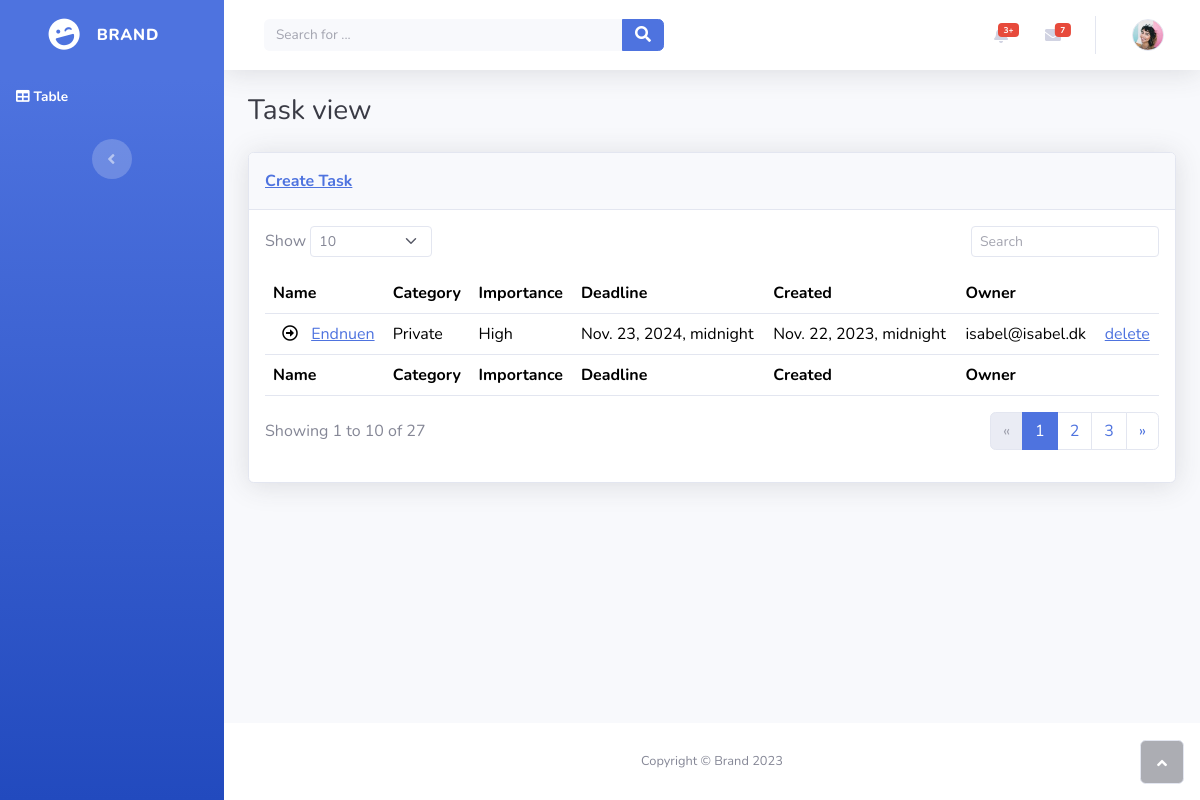
/user/dashboard/ (signed in), run on the app's committed database.
### gsd/models.py (models this page shows, shortened)
class Task(models.Model):
    task_category =[
        ('Private', 'Private'),
        ('Job', 'Job')
    ]
    task_importance =[
        ('High', 'High'),
        ('Normal', 'Normal'),
        ('Low', 'Low')
    ]
    id = models.AutoField(primary_key=True)
    name = models.CharField(max_length=100)
    creation = models.DateTimeField()
    category = models.CharField(max_length=50, choices=task_category, default='P')
    deadline = models.DateTimeField()
    content  = models.TextField()
    isdone = models.BooleanField(default=False)
    importance = models.CharField(max_length=20, choices=task_importance, default='N')
    owner = models.ForeignKey(User, on_delete=models.CASCADE)
    class Meta:
        ordering = ['deadline', '-deadline']

class User(AbstractUser):
    picture = models.ImageField(upload_to='profile_pics', null = True, blank= True)
    email = models.EmailField(unique=True)
    def __str__(self) -> str:
        return self.username

### frontend/views.py (the view)
# urls.py: path('dashboard/', views.dashboard, name ='dashboard'),
@login_required(login_url='frontend:login')
def dashboard(request):
    user_data = request.user
    print(user_data)  # Retrieve the user by ID or return a 404 page
    context = {
        'user_data:':user_data,
        'user_task': user_data.task_set.all
    }
    return render(request, 'dashboard.html', context)

### frontend/templates/dashboard.html (shortened to what this page needs)
{% load static %}
<!DOCTYPE html>
<html data-bs-theme="light" lang="en">
<head>
    <link rel="stylesheet" href={% static 'css/bootstrap.min.css' %}>
    <link rel="stylesheet" href={% static 'fonts/fontawesome-all.min.css' %}>
</head>
<body id="page-top">
    <div id="wrapper">
        <nav class="navbar align-items-start sidebar sidebar-dark accordion bg-gradient-primary p-0 navbar-dark">
            <div class="container-fluid d-flex flex-column p-0"><a class="navbar-brand d-flex justify-content-center align-items-center sidebar-brand m-0" href="#">
                    <div class="sidebar-brand-icon rotate-n-15"><i class="fas fa-laugh-wink"></i></div>
                    <div class="sidebar-brand-text mx-3"><span>Brand</span></div>
                </a>
                <ul class="navbar-nav text-light" id="accordionSidebar">
                    <li class="nav-item"><a class="nav-link active" href="table.html"><i class="fas fa-table"></i><span>Table</span></a></li>
                </ul>
                <div class="text-center d-none d-md-inline"><button class="btn rounded-circle border-0" id="sidebarToggle" type="button"></button></div>
            </div>
        </nav>
        <div class="d-flex flex-column" id="content-wrapper">
            <div id="content">
                <nav class="navbar navbar-expand bg-white shadow mb-4 topbar static-top navbar-light">
                    <div class="container-fluid"><button class="btn btn-link d-md-none rounded-circle me-3" id="sidebarToggleTop" type="button"></button>
                        <form class="d-none d-sm-inline-block me-auto ms-md-3 my-2 my-md-0 mw-100 navbar-search">
                            <div class="input-group"><input class="bg-light form-control border-0 small" type="text" placeholder="Search for ..."><button class="btn btn-primary py-0" type="button"><i class="fas fa-search"></i></button></div>
                        </form>
                        <ul class="navbar-nav flex-nowrap ms-auto">
                            <li class="nav-item dropdown no-arrow mx-1">
                                <div class="nav-item dropdown no-arrow"><a class="dropdown-toggle nav-link" aria-expanded="false" data-bs-toggle="dropdown" href="#"><span class="badge bg-danger badge-counter">3+</span></a>
                                </div>
                            </li>
                            <li class="nav-item dropdown no-arrow mx-1">
                                <div class="nav-item dropdown no-arrow"><a class="dropdown-toggle nav-link" aria-expanded="false" data-bs-toggle="dropdown" href="#"><span class="badge bg-danger badge-counter">7</span><i class="fas fa-envelope fa-fw"></i></a>
                                </div>
                            </li>
                            <li class="nav-item dropdown no-arrow">
                                <div class="nav-item dropdown no-arrow"><a class="dropdown-toggle nav-link" aria-expanded="false" data-bs-toggle="dropdown" href="#"><img class="border rounded-circle img-profile" src="assets/img/avatars/avatar1.jpeg"></a>
                                </div>
                            </li>
                        </ul>
                    </div>
                </nav>
                <div class="container-fluid">
                    <h3 class="text-dark mb-4">Task view</h3>
                    <div class="card shadow">
                        <div class="card-header py-3">
                            <p class="text-primary m-0 fw-bold">
                                <a href="{% url 'frontend:taskcreate' %}"> Create Task </a>
                              </p>
                        </div>
                        <div class="card-body">
                            <div class="row">
                                <div class="col-md-6 text-nowrap">
                                    <div id="dataTable_length" class="dataTables_length" aria-controls="dataTable"><label class="form-label">Show&nbsp;<select class="d-inline-block form-select form-select-sm">
                                                <option value="10" selected="">10</option>
                                            </select>&nbsp;</label></div>
                                </div>
                                <div class="col-md-6">
                                    <div class="text-md-end dataTables_filter" id="dataTable_filter"><label class="form-label"><input type="search" class="form-control form-control-sm" aria-controls="dataTable" placeholder="Search"></label></div>
                                </div>
                            </div>
                            <div class="table-responsive table mt-2" id="dataTable" role="grid" aria-describedby="dataTable_info">
                                <table class="table my-0" id="dataTable">
                                    <thead>
                                        <tr>
                                            <th>Name</th>
                                            <th>Category</th>
                                            <th>Importance</th>
                                            <th>Deadline</th>
                                            <th>Created</th>
                                            <th>Owner</th>
                                        </tr>
                                    </thead>
                                    <tbody>
                                        {% for task in user_task %}
                                        <tr>
                                            <td><i class="far fa-arrow-alt-circle-right" style="padding: 1px;margin-left: 9px;margin-right: 9px;padding-left: 0px;padding-right: 0px;"></i>
                                                <a href="{% url 'frontend:taskupdate' pk=task.id %}"> {{task.name}}</td>
                                            <td>{{task.category}}</td>
                                            <td>{{task.importance}}</td>
                                            <td>{{task.deadline}}</td>
                                            <td>{{task.creation}}</td>
                                            <td>{{task.owner}}</td>
                                            <td> <a href="{% url 'frontend:taskdelete' pk=task.id %}">delete </a>     </td>
                                        </tr>
                                        {% endfor %}
                                    </tbody>
                                    <tfoot>
                                        <tr>
                                            <td><strong>Name</strong></td>
                                            <td><strong>Category</strong></td>
                                            <td><strong>Importance</strong></td>
                                            <td><strong>Deadline</strong></td>
                                            <td><strong>Created</strong></td>
                                            <td><strong>Owner</strong></td>
                                        </tr>
                                    </tfoot>
                                </table>
                            </div>
                            <div class="row">
                                <div class="col-md-6 align-self-center">
                                    <p id="dataTable_info" class="dataTables_info" role="status" aria-live="polite">Showing 1 to 10 of 27</p>
                                </div>
                                <div class="col-md-6">
                                    <nav class="d-lg-flex justify-content-lg-end dataTables_paginate paging_simple_numbers">
                                        <ul class="pagination">
                                            <li class="page-item disabled"><a class="page-link" aria-label="Previous" href="#"><span aria-hidden="true">«</span></a></li>
                                            <li class="page-item active"><a class="page-link" href="#">1</a></li>
                                            <li class="page-item"><a class="page-link" href="#">2</a></li>
                                            <li class="page-item"><a class="page-link" href="#">3</a></li>
                                            <li class="page-item"><a class="page-link" aria-label="Next" href="#"><span aria-hidden="true">»</span></a></li>
                                        </ul>
                                    </nav>
                                </div>
                            </div>
                        </div>
                    </div>
                </div>
            </div>
            <footer class="bg-white sticky-footer">
                <div class="container my-auto">
                    <div class="text-center my-auto copyright"><span>Copyright © Brand 2023</span></div>
                </div>
            </footer>
        </div><a class="border rounded d-inline scroll-to-top" href="#page-top"><i class="fas fa-angle-up"></i></a>
    </div>
    <link rel="stylesheet" href={% static 'fonts/fontawesome-all.min.css' %}>
</body>
</html>

### data on the page
Task: name "Endnuen", category "Private", importance "High", deadline "Nov. 23, 2024, midnight", creation "Nov. 22, 2023, midnight", owner "isabel@isabel.dk"
